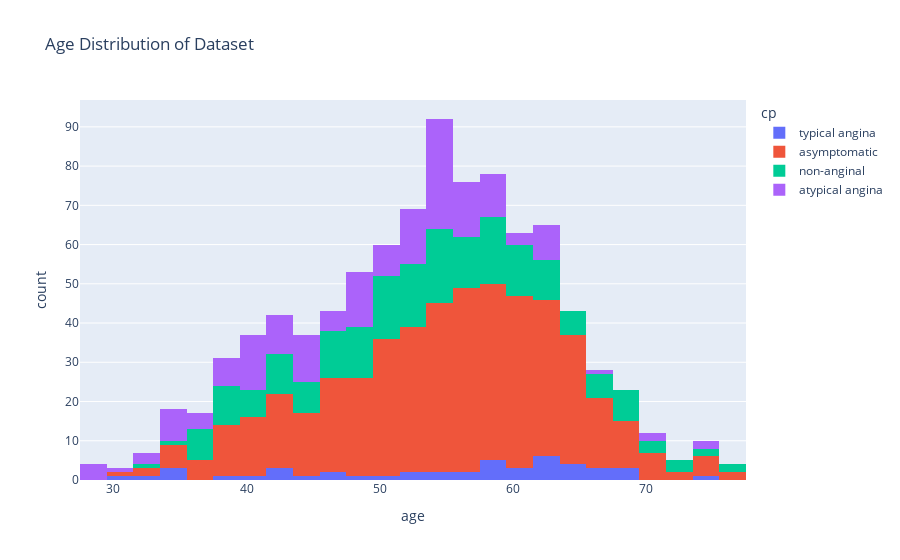

The code cell stored with this chart in its notebook:
### Code cell
# draw the plot of age column grouped by cp column using plotly
fig = px.histogram(df, x='age', color='cp', title='Age Distribution of Dataset')
fig.show()

### Figure 1 — Plotly figure (JSON) as saved in the notebook; plotly's stock layout.template omitted (floating-point values rounded to 4 significant figures; data arrays with more than 128 entries replaced by an {"elided": "..."} marker saying what was removed)
{"data": [{"bingroup": "x", "hovertemplate": "cp=typical angina<br>age=%{x}<br>count=%{y}<extra></extra>", "legendgroup": "typical angina", "marker": {"color": "#636efa", "pattern": {"shape": ""}}, "name": "typical angina", "orientation": "v", "showlegend": true, "type": "histogram", "x": [63, 64, 58, 66, 69, 40, 51, 34, 52, 65, 59, 52, 42, 59, 69, 59, 38, 56, 61, 60, 59, 64, 45, 30, 35, 43, 47, 54, 57, 62, 34, 43, 46, 55, 32, 62, 62, 67, 67, 65, 49, 62, 61, 68, 74, 62], "xaxis": "x", "yaxis": "y"}, {"bingroup": "x", "hovertemplate": "cp=asymptomatic<br>age=%{x}<br>count=%{y}<extra></extra>", "legendgroup": "asymptomatic", "marker": {"color": "#EF553B", "pattern": {"shape": ""}}, "name": "asymptomatic", "orientation": "v", "showlegend": true, "type": "histogram", "x": {"elided": "496 int values"}, "xaxis": "x", "yaxis": "y"}, {"bingroup": "x", "hovertemplate": "cp=non-anginal<br>age=%{x}<br>count=%{y}<extra></extra>", "legendgroup": "non-anginal", "marker": {"color": "#00cc96", "pattern": {"shape": ""}}, "name": "non-anginal", "orientation": "v", "showlegend": true, "type": "histogram", "x": {"elided": "204 int values"}, "xaxis": "x", "yaxis": "y"}, {"bingroup": "x", "hovertemplate": "cp=atypical angina<br>age=%{x}<br>count=%{y}<extra></extra>", "legendgroup": "atypical angina", "marker": {"color": "#ab63fa", "pattern": {"shape": ""}}, "name": "atypical angina", "orientation": "v", "showlegend": true, "type": "histogram", "x": {"elided": "174 int values"}, "xaxis": "x", "yaxis": "y"}], "layout": {"barmode": "relative", "legend": {"title": {"text": "cp"}, "tracegroupgap": 0}, "title": {"text": "Age Distribution of Dataset"}, "xaxis": {"anchor": "y", "domain": [0, 1], "title": {"text": "age"}}, "yaxis": {"anchor": "x", "domain": [0, 1], "title": {"text": "count"}}}}
